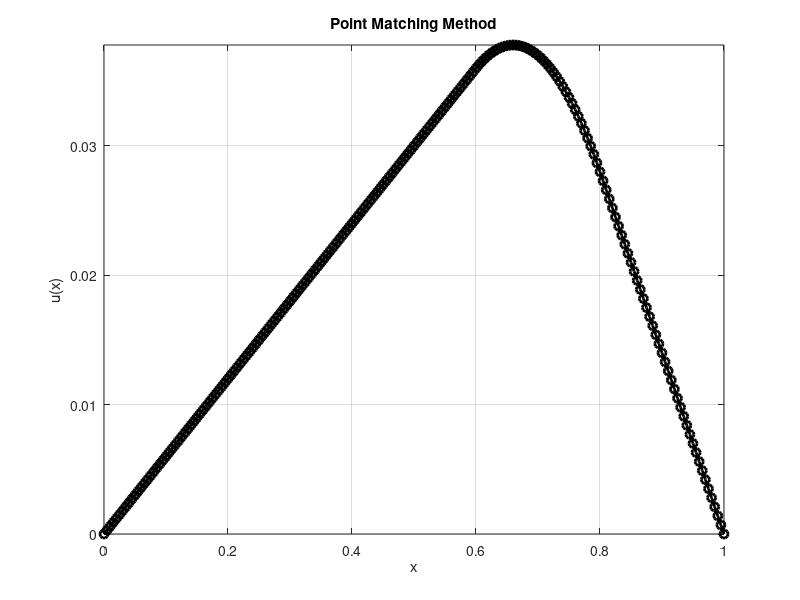

Source code (MATLAB):
clear all;
% 1D HEAT TRANSFER FINITE ELEMENT CODE
% Part 1: Meshing
n = 200; % number of sub-intervals
da = 0; % lower limit of domain
db = 1; % upper limit of domain
xa = 0.6; % rising edge of pulse function
xb = 0.8; % falling edge of pulse function
delta = (db-da)/n; % length of sub-interval
x = linspace(da,db, n+1); % x coordinates
xm = linspace(da+delta/2, db-delta/2, n);

% Part 2: Define excitation, or b
f = @(x,xa,xb) ((xa<=x) & (x<=xb)).*1;

% Global Matrix definition
A = zeros(n,n); b = zeros(n,1);

for i = 1:n
    b(i) = f(xm(i),xa,xb);
    for j = 1:n
        A(i,j) = (j*pi)^2*sin(j*pi*xm(i));
    end
end
alpha = (A\b).'; % Solve the matrix equation for coefficients
disp(alpha);
% compute the unknown function u(x)
u = zeros(1,n+1);
for i = 1:n+1
u(i) = sum(alpha .* sin((1:n)*pi*x(i)));
end
% plot the result
figure, clf, whitebg('white'), set(gcf, 'Color', [1 1 1]);
plot(x,u, 'k-o', 'Linewidth', 2)
xlabel('x'); ylabel('u(x)'); title('Point Matching Method');
axis tight; grid on
